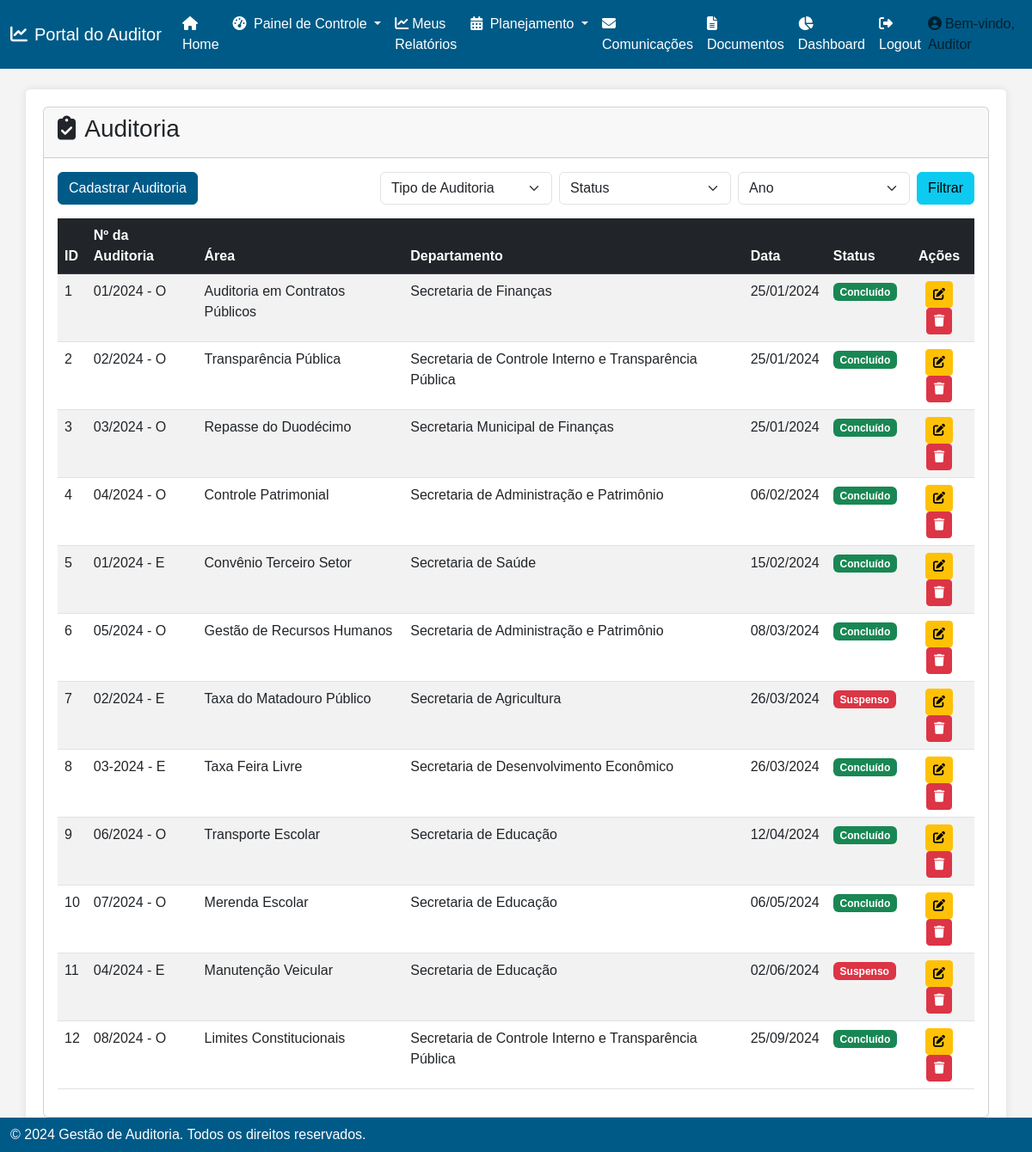
The app's page /auditoria (signed in), older data.
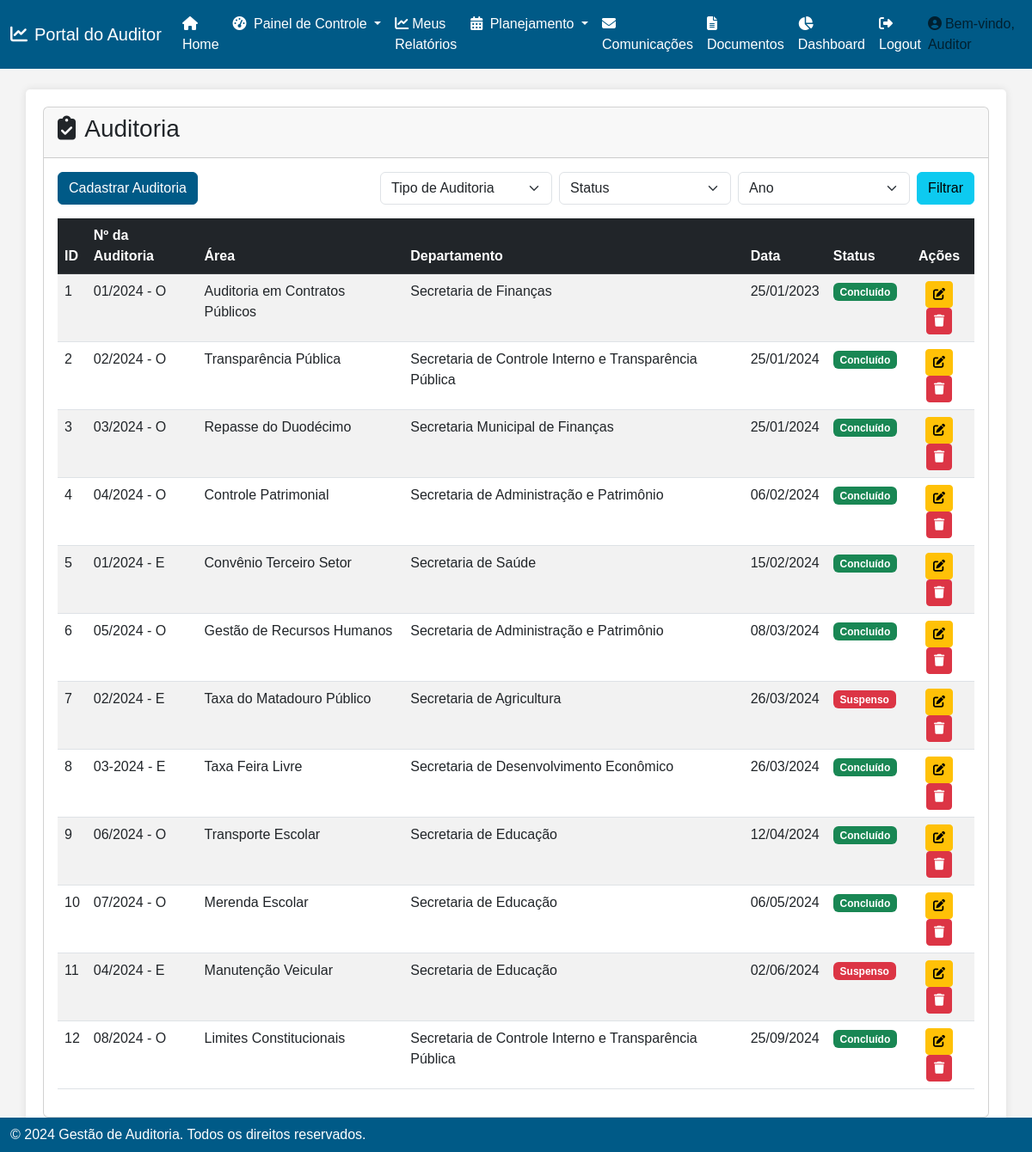
The same page, newer data.
### app.py (models this page shows)
class Auditoria(db.Model):
    id = db.Column(db.Integer, primary_key=True)
    numero_auditoria = db.Column(db.String(100), nullable=False)
    area = db.Column(db.String(100), nullable=False)
    departamento = db.Column(db.String(100), nullable=False)
    data = db.Column(db.Date, nullable=False)
    status = db.Column(db.String(50), nullable=False)  # Adicionando a coluna 'status'

### app.py (the view)
@app.route('/auditoria', methods=['GET'])
def auditoria():
    if 'logged_in' not in session:
        return redirect(url_for('login'))
    auditorias = Auditoria.query.all()
    secretarias = list(set(auditoria.departamento for auditoria in auditorias))
    anos = list(set(auditoria.data.year for auditoria in auditorias))
    anos.sort(reverse=True)
    return render_template('Auditoria.html', auditorias=auditorias, secretarias=secretarias, anos=anos)

### templates/Auditoria.html (shortened to what this page needs)
{% extends "base.html" %}
{% block content %}
    <div class="card">
        <div class="card-header">
            <h3><i class="fas fa-clipboard-check me-1"></i> Auditoria</h3>
        </div>
        <div class="card-body">
            <div class="d-flex justify-content-between mb-3">
                <button class="btn btn-primary" data-bs-toggle="modal" data-bs-target="#addAuditModal">Cadastrar Auditoria</button>
                <div class="d-flex">
                    <select class="form-select d-inline-block me-2" style="width: 200px;" id="tipo_auditoria">
                        <option value="">Tipo de Auditoria</option>
                    </select>
                    <select class="form-select d-inline-block me-2" style="width: 200px;" id="status">
                        <option value="">Status</option>
                    </select>
                    <select class="form-select d-inline-block me-2" style="width: 200px;" id="ano">
                        <option value="">Ano</option>
                    </select>
                    <button class="btn btn-info" id="btnFiltrar">Filtrar</button>
                </div>
            </div>
            <div class="table-responsive">
                <table class="table table-striped">
                    <thead class="table-dark">
                        <tr>
                            <th>ID</th>
                            <th>Nº da Auditoria</th>
                            <th>Área</th>
                            <th>Departamento</th>
                            <th>Data</th>
                            <th>Status</th>
                            <th class="text-center">Ações</th>
                        </tr>
                    </thead>
                    <tbody id="auditoria-table">
                        {% if auditorias %}
                            {% for auditoria in auditorias %}
                                <tr>
                                    <td>{{ auditoria.id }}</td>
                                    <td>{{ auditoria.numero_auditoria }}</td>
                                    <td>{{ auditoria.area }}</td>
                                    <td>{{ auditoria.departamento }}</td>
                                    <td>{{ auditoria.data.strftime('%d/%m/%Y') }}</td>
                                    <td>
                                        <span class="badge
                                            {% if auditoria.status == 'Em andamento' %}bg-warning
                                            {% elif auditoria.status == 'Concluído' %}bg-success
                                            {% elif auditoria.status == 'Suspenso' %}bg-danger
                                            {% endif %}">
                                            {{ auditoria.status }}
                                        </span>
                                    </td>
                                    <td class="text-center">
                                        <a href="{{ url_for('editar_auditoria', id=auditoria.id) }}" class="btn btn-warning btn-sm">
                                            <i class="fas fa-edit"></i>
                                        </a>
                                        <form action="{{ url_for('excluir_auditoria', id=auditoria.id) }}" method="POST" style="display:inline;">
                                            <button type="submit" class="btn btn-danger btn-sm" onclick="return confirm('Tem certeza que deseja excluir?');">
                                                <i class="fas fa-trash"></i>
                                            </button>
                                        </form>
                                    </td>
                                </tr>
                            {% endfor %}
                        {% else %}
                            <tr>
                                <td colspan="7" class="text-center">Nenhuma auditoria encontrada.</td>
                            </tr>
                        {% endif %}
                    </tbody>
                </table>
            </div>
        </div>
    </div>
{% endblock %}

Row changes from the older to the newer data that the page shows:
changed Auditoria "Auditoria em Contratos Públicos": data "25/01/2024" → "25/01/2023"
